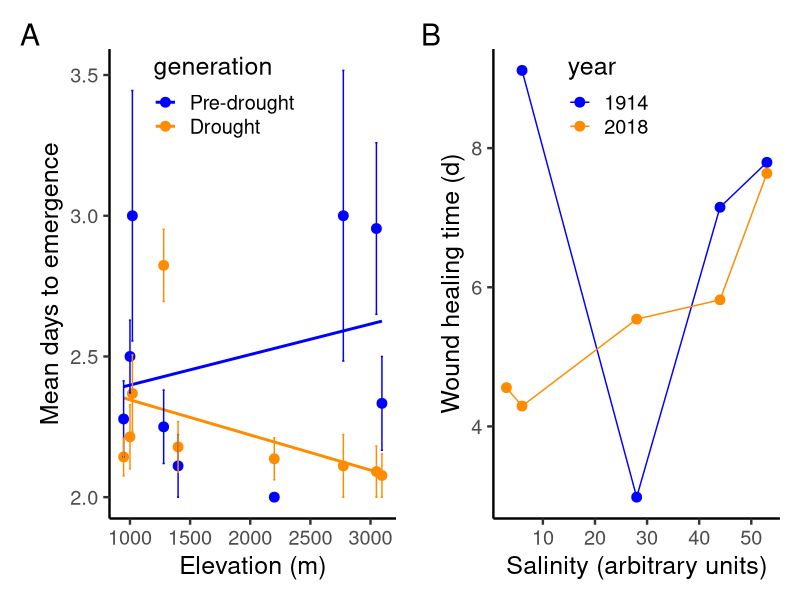
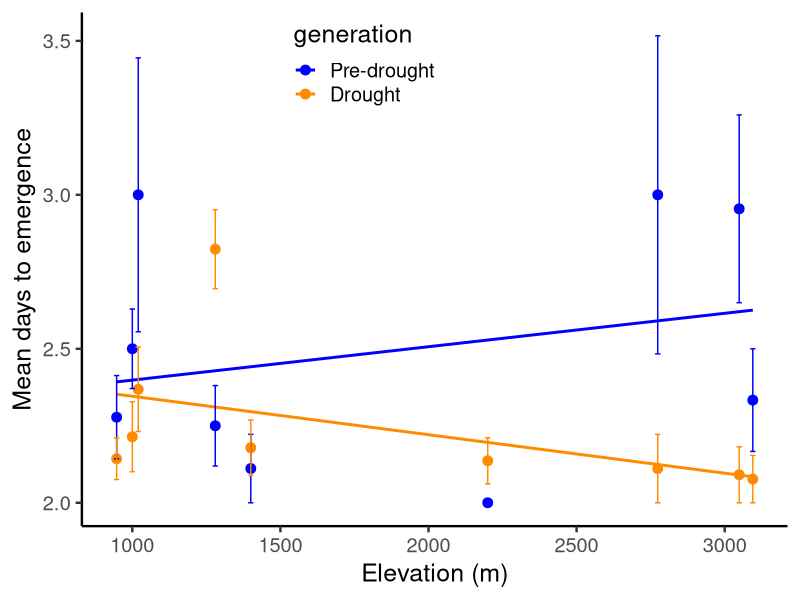
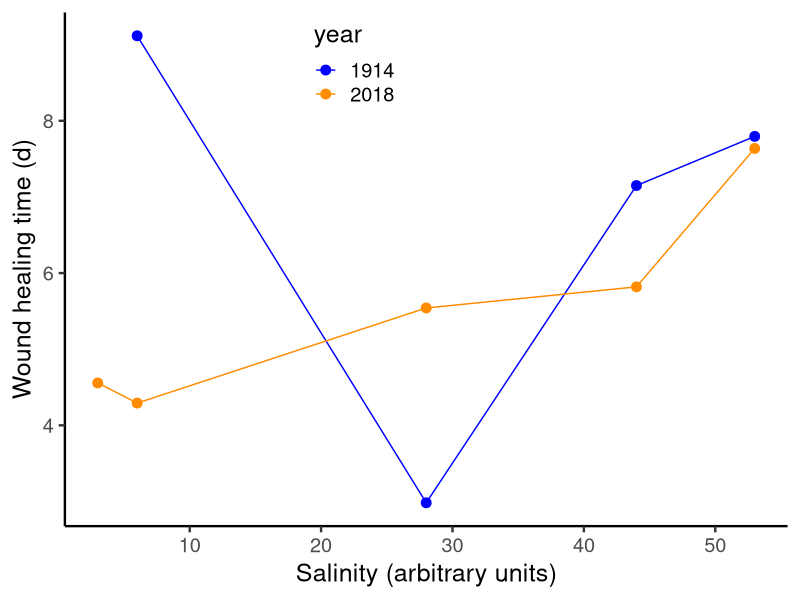

These figures' R source, in order:
#R version 4.1.0 (2021-05-18)

library(ggplot2) #ggplot2_3.4.4
library(reshape2) #reshape2_1.4.4
library(patchwork) #patchwork_1.2.0
library(plyr) #plyr_1.8.8
library(dplyr) #dplyr_1.1.2
library(tidyr) #tidyr_1.3.0

#----
#Monkey flower emergence, etc
#Dickman et al. 2019

dat1<- read.csv("data/dickman_et_al_2019_emergence.csv")

#mean metric
dat1.m= dat1 %>%
  group_by(elevation_m, emerged, year) %>%
  summarise(timeemer.m= mean(timeemer, na.rm = TRUE), sd= sd(timeemer, na.rm = TRUE), 
            n= n(), se= sd/sqrt(n) )

#rename year
dat1.m$generation <- c("Pre-drought","Drought")[match( dat1.m$year, c(1,2))]
dat1.m$generation <- factor(dat1.m$generation, levels=c("Pre-drought","Drought"), ordered=TRUE )

figa<- ggplot(data=dat1.m[dat1.m$emerged==1,], aes(x=elevation_m, y =timeemer.m, color=generation, group=factor(year)))+geom_smooth(method="lm", se=FALSE)+geom_point(size=3)+theme_classic(base_size = 18)+
  scale_color_manual(values=c("blue","darkorange") )+
  ylab("Mean days to emergence")+xlab("Elevation (m)")+theme(legend.position=c(0.4,0.9))+
  geom_errorbar( aes(x=elevation_m, y=timeemer.m, ymin=timeemer.m-se, ymax=timeemer.m+se) )
#position=position_dodge(width = 100)
  
#----
#Flatworm regeneration
#Clayton and Spicer 2020 
dat1<- read.csv("data/data_ClaytonSpicer2020.csv")

figb<- ggplot(dat1, aes(x=salinity, y =wound_healing_time_d, color=factor(year) ))+
  geom_point(size=3)+ geom_line()+theme_classic(base_size = 18)+
  scale_color_manual(values=c("blue","darkorange"), name="year" )+
  ylab("Wound healing time (d)")+xlab("Salinity (arbitrary units)")+
  theme(legend.position=c(0.4,0.9))

#----
#Save figure

fig2<- figa +figb + plot_annotation(tag_levels = 'A')

#setwd("/Users/laurenbuckley/Google Drive/My Drive/Buckley/Work/ASNsymposium/figures/")
#pdf("Fig_examples.pdf",height = 4, width = 8)
#fig2
#dev.off()




